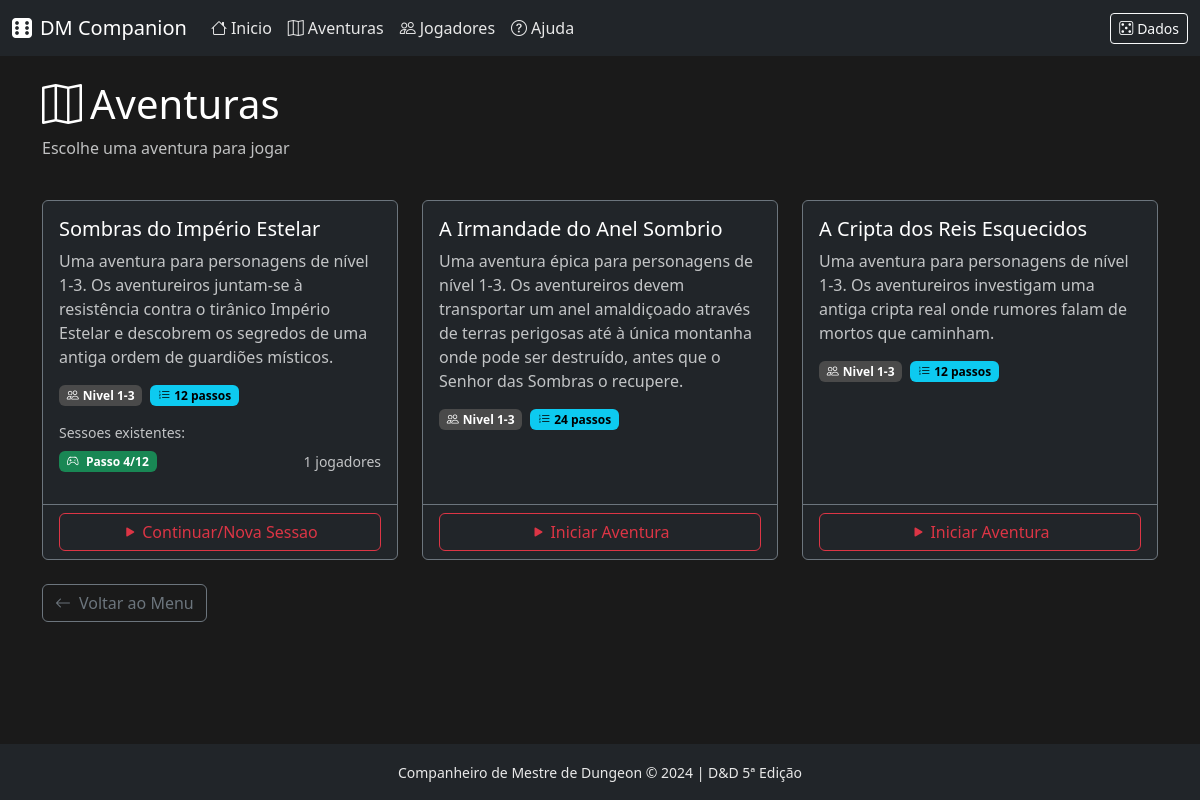
/aventura/, run on an earlier commit of the app's database.
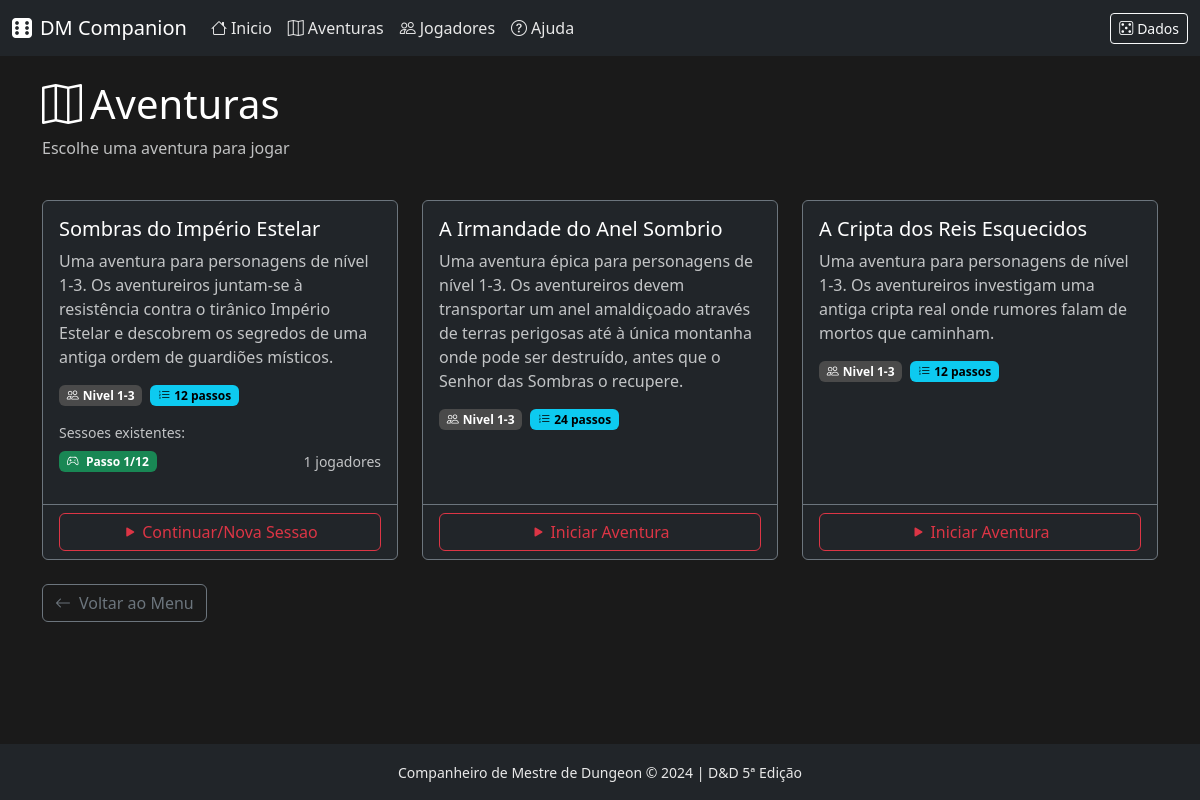
And on a later commit of the database.
### app/models/session.py (models this page shows, shortened)
class GameSession(db.Model):
    __tablename__ = 'game_sessions'
    id = db.Column(db.Integer, primary_key=True)
    nome = db.Column(db.String(200), nullable=False)
    quest_id = db.Column(db.String(100), nullable=True)  # Referencia ao JSON da aventura
    passo_atual = db.Column(db.Integer, default=1)
    estado = db.Column(db.String(50), default='activa')  # activa, pausada, terminada
    criado_em = db.Column(db.DateTime, default=datetime.utcnow)
    atualizado_em = db.Column(db.DateTime, default=datetime.utcnow, onupdate=datetime.utcnow)
    notas = db.Column(db.Text, default='')
    sessao_iniciada_em = db.Column(db.DateTime, nullable=True)
    sessao_pausada_em = db.Column(db.DateTime, nullable=True)
    tempo_total_segundos = db.Column(db.Integer, default=0)  # Tempo acumulado de jogo
    tempo_jogo_inicio = db.Column(db.String(50), default="08:00")  # HH:MM formato
    tempo_jogo_atual = db.Column(db.String(50), default="08:00")
    dia_jogo_atual = db.Column(db.Integer, default=1)
    turnos_exploracao_total = db.Column(db.Integer, default=0)  # Turnos de 10 minutos
    ultimo_descanso_curto = db.Column(db.DateTime, nullable=True)  # 1 hora
    ultimo_descanso_longo = db.Column(db.DateTime, nullable=True)  # 8 horas
    jogadores = db.relationship(
        'SessionPlayer',
        backref='sessao',
        lazy='dynamic',
        cascade='all, delete-orphan'
    )
    combate = db.relationship(
        'SessionCombat',
        backref='sessao',
        uselist=False,
        cascade='all, delete-orphan'
    )
    @classmethod
    def count_for_quest(cls, quest_id):
        return cls.query.filter_by(quest_id=quest_id).filter(
            cls.estado.in_(['activa', 'pausada'])
        ).count()
    @classmethod
    def get_for_quest(cls, quest_id):
        return cls.query.filter_by(quest_id=quest_id).order_by(
            cls.atualizado_em.desc()
        ).all()
    @classmethod
    def can_create_for_quest(cls, quest_id):
        return cls.count_for_quest(quest_id) < 3

### app/routes/quest.py (the view)
@quest_bp.route('/')
def list_quests():
    loader = QuestLoader()
    quests = loader.get_all_quests()
    quests_data = []
    for quest in quests:
        quest_info = {
            'quest': quest,
            'sessions': session_service.get_sessions_for_quest(quest.id),
            'session_count': session_service.count_sessions_for_quest(quest.id),
            'can_create': session_service.can_create_session_for_quest(quest.id)
        }
        quests_data.append(quest_info)
    return render_template('quest/list.html', quests_data=quests_data)

### app/services/quest_loader.py (called while the page is built)
    def _get_quests_folder(self) -> str:
        return current_app.config.get('QUESTS_FOLDER', 'app/data/quests')

    def get_all_quests(self) -> list:
        quests = []
        quests_folder = self._get_quests_folder()
        if not os.path.exists(quests_folder):
            return quests
        for filename in os.listdir(quests_folder):
            if filename.endswith('.json'):
                quest_id = filename[:-5]  # Remover .json
                quest = self.get_quest(quest_id)
                if quest:
                    quests.append(quest)
        return quests

    def get_quest(self, quest_id: str) -> Quest | None:
        if quest_id in self._quests_cache:
            return self._quests_cache[quest_id]
        quests_folder = self._get_quests_folder()
        filepath = os.path.join(quests_folder, f'{quest_id}.json')
        if not os.path.exists(filepath):
            return None
        with open(filepath, 'r', encoding='utf-8') as f:
            data = json.load(f)
        quest = self._parse_quest(quest_id, data)
        self._quests_cache[quest_id] = quest
        return quest

### app/templates/quest/list.html (shortened to what this page needs)
{% extends "base.html" %}
{% block content %}
<div class="container py-4">
    <div class="row mb-4">
        <div class="col">
            <h1><i class="bi bi-map me-2"></i>Aventuras</h1>
            <p class="text-light opacity-75">Escolhe uma aventura para jogar</p>
        </div>
    </div>
    {% if quests_data %}
        <div class="row g-4">
            {% for item in quests_data %}
            <div class="col-md-6 col-lg-4">
                <div class="card bg-dark border-secondary quest-card h-100">
                    <div class="card-body">
                        <h5 class="card-title">{{ item.quest.titulo }}</h5>
                        <p class="card-text text-light opacity-75">{{ item.quest.descricao }}</p>
                        <div class="d-flex gap-2 mb-3">
                            <span class="badge bg-secondary">
                                <i class="bi bi-people me-1"></i>Nivel {{ item.quest.nivel_min }}-{{ item.quest.nivel_max }}
                            </span>
                            <span class="badge bg-info">
                                <i class="bi bi-list-ol me-1"></i>{{ item.quest.passos|length }} passos
                            </span>
                        </div>
                        {% if item.sessions %}
                        <div class="mb-3">
                            <small class="text-light opacity-75 d-block mb-2">Sessoes existentes:</small>
                            {% for s in item.sessions[:2] %}
                            <div class="d-flex align-items-center justify-content-between mb-1">
                                <span class="session-badge badge bg-{{ 'success' if s.estado == 'activa' else 'warning' if s.estado == 'pausada' else 'secondary' }}">
                                    <i class="bi bi-controller me-1"></i>
                                    Passo {{ s.passo_atual }}/{{ item.quest.passos|length }}
                                </span>
                                <small class="text-light opacity-75">{{ s.jogadores.count() }} jogadores</small>
                            </div>
                            {% endfor %}
                        </div>
                        {% endif %}
                    </div>
                    <div class="card-footer bg-transparent border-secondary">
                        <a href="{{ url_for('quest.start_quest', quest_id=item.quest.id) }}" class="btn btn-outline-danger w-100">
                            {% if item.sessions %}
                                <i class="bi bi-play-fill me-1"></i>Continuar/Nova Sessao
                            {% else %}
                                <i class="bi bi-play-fill me-1"></i>Iniciar Aventura
                            {% endif %}
                        </a>
                    </div>
                </div>
            </div>
            {% endfor %}
        </div>
    {% else %}
        <div class="alert alert-info">
            <i class="bi bi-info-circle me-2"></i>
            Ainda nao ha aventuras disponiveis. As aventuras sao carregadas da pasta <code>app/data/quests/</code>.
        </div>
    {% endif %}
    <div class="mt-4">
        <a href="{{ url_for('main.index') }}" class="btn btn-outline-secondary">
            <i class="bi bi-arrow-left me-2"></i>Voltar ao Menu
        </a>
    </div>
</div>
{% endblock %}

What changed in the data, as far as the page shows it:
no longer on this page (row edited): GameSession: passo_atual "4", quest.passos|length "12", jogadores.count "1"
added GameSession: passo_atual "1", quest.passos|length "12", jogadores.count "1"
